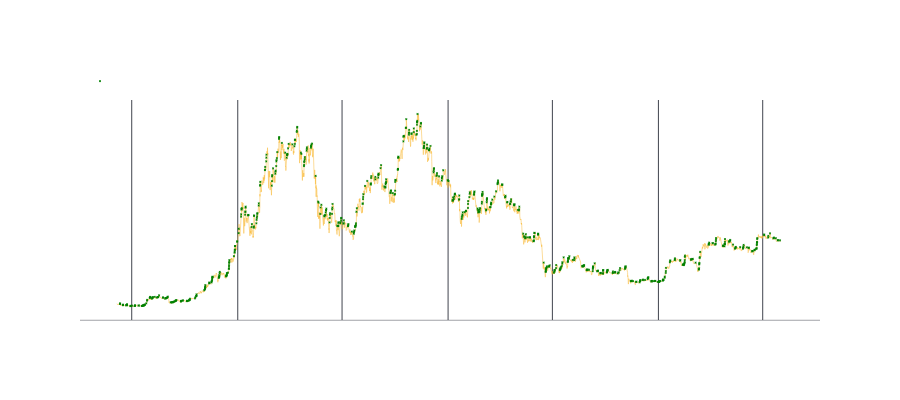

The code cell stored with this chart in its notebook:
### Code cell
df_to_show = df.copy() #[0:20]
df_to_show['price'] = df_to_show['close']
df_to_show.drop(columns={'volume'},inplace=True)

indicators = [
     {'col': 'RSI_SIGNAL','color': 'green','row': 1, 'mode':'markers',},
     #{'col': 'long_fbe_0','name': 'long_fbe_0','color': 'red','row': 1, 'mode':'markers',},
     #{'col': 'long_fbe_1','name': 'long_fbe_1','color': 'white','row': 1, 'mode':'markers',},
     #{'col': 'fb_2','name': 'fb_2','color': 'red','row': 2, 'mode':'markers',},
     #{'col': 'stop_loss','name': 'stop_loss','color': 'gray','row': 1, 'mode':'markers',},
     #{'col': 'take_profit','name': 'take_profit','color': 'gray','row': 1, 'mode':'markers',},
        ]

indicators_out = [
     #{'col': 'trend','name': 'trend','color': 'yellow','row': 1, 'mode':'markers',},
     #{'col': 'maxs_up','name': 'maxs_up','color': 'green','row': 2, 'mode':'lines',},
        ]

#https://plotly.com/python/reference/scatter/#scatter-marker-symbol
events = [
       #{'df':df_to_show,'col':'buy','name': 'BUY','color': 'green','symbol': 'triangle-up' }, 
       #{'df':df_to_show,'col':'sell','name': 'SELL','color': 'red','symbol': 'triangle-down' }, 
     ]


fig = fn.ohlc_chart(df_to_show,indicators=indicators,indicators_out=indicators_out,events=events,) 
fig.show()

### Figure 1 — Plotly figure (JSON) as saved in the notebook; plotly's stock layout.template omitted (floating-point values rounded to 4 significant figures; data arrays with more than 128 entries replaced by an {"elided": "..."} marker saying what was removed)
{"data": [{"line": {"width": 0.5}, "marker": {"color": "#f8b935"}, "mode": "lines", "name": "Price", "showlegend": false, "type": "scatter", "x": {"elided": "6912 str values"}, "xaxis": "x", "y": {"elided": "6912 float values"}, "yaxis": "y"}, {"line": {"width": 0.5}, "marker": {"color": "green", "size": 2, "symbol": "x"}, "mode": "markers", "name": "RSI_SIGNAL", "type": "scatter", "x": {"elided": "746 str values"}, "xaxis": "x", "y": {"elided": "746 float values"}, "yaxis": "y"}], "layout": {"font": {"color": "#ffffff", "family": "Helvetica"}, "height": 400, "legend": {"orientation": "h", "x": 0, "xanchor": "left", "y": 1.02, "yanchor": "bottom"}, "modebar": {"bgcolor": "rgba(0,0,0,0)"}, "paper_bgcolor": "rgba(0,0,0,0)", "plot_bgcolor": "rgba(0,0,0,0)", "xaxis": {"anchor": "y", "domain": [0, 1], "gridcolor": "#40444e", "linecolor": "#40444e", "linewidth": 0.5, "rangeslider": {"visible": false}, "showline": true}, "yaxis": {"anchor": "x", "domain": [0, 1], "gridcolor": "rgba(0,0,0,0)", "linecolor": "#40444e", "linewidth": 0.5, "showline": false, "showticklabels": true, "title": {"text": "Precio"}, "zeroline": false}}}
